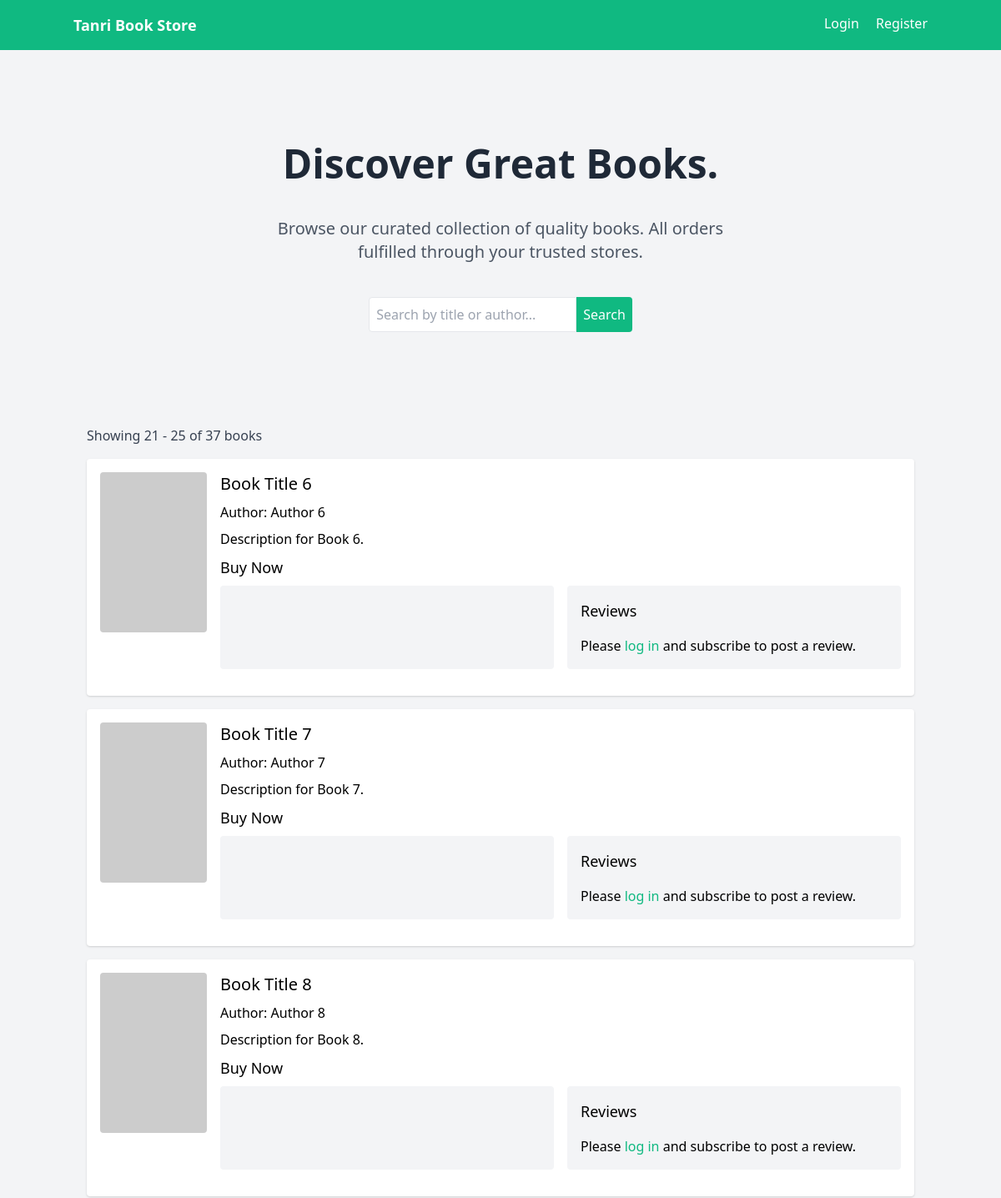
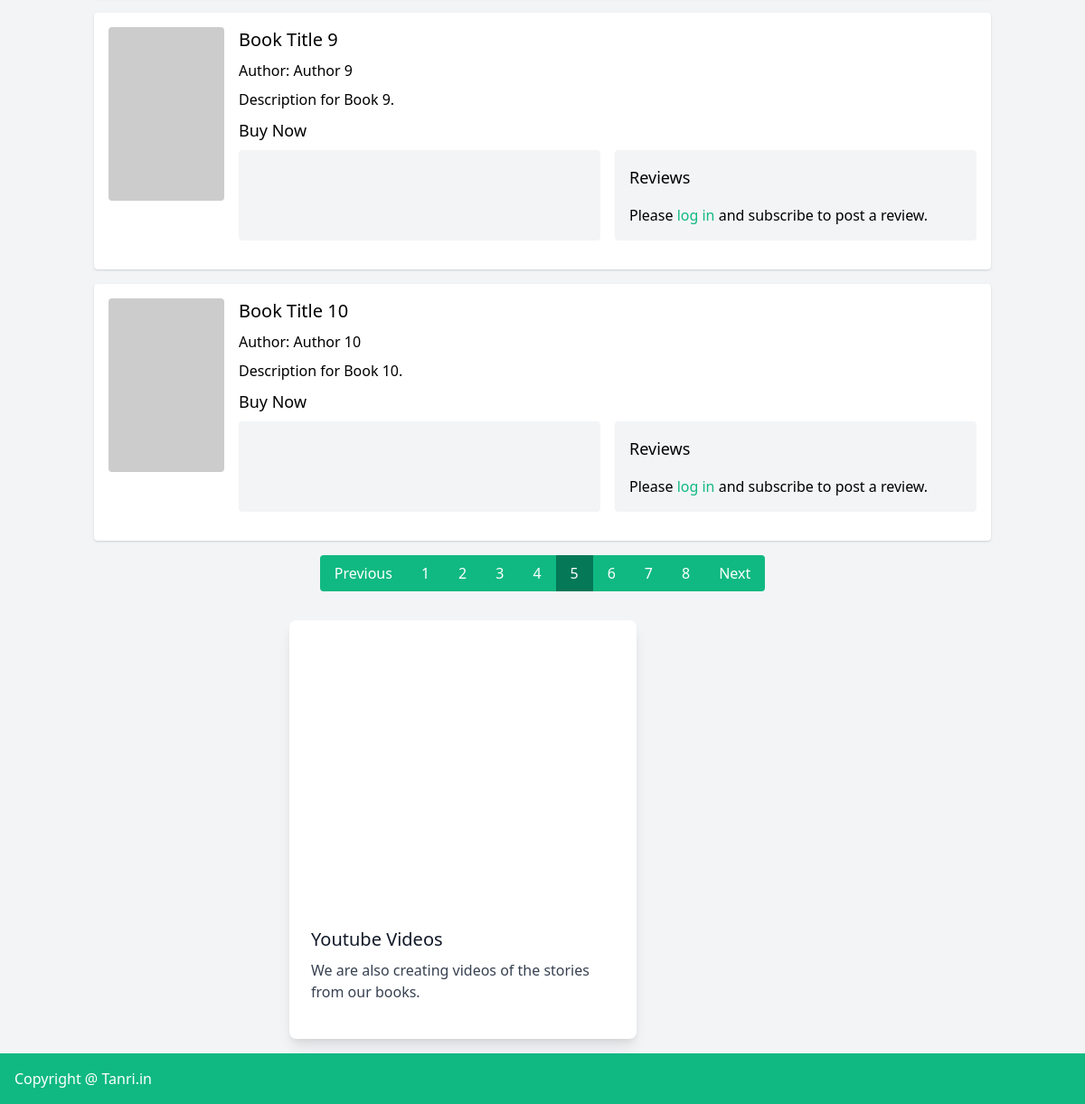
Page /?page=5&search= on the committed database (2 pictures, top to bottom).
### tables this page shows
CREATE TABLE books (
            id INTEGER PRIMARY KEY AUTOINCREMENT,
            title TEXT NOT NULL,
            author TEXT NOT NULL,
            image_url TEXT,
            description TEXT
        );

### book_aggregator.py (the view)
@app.route('/', methods=['GET', 'POST'])
def index():
    search_query = request.form.get('search', '') if request.method == 'POST' else request.args.get('search', '')
    page = request.args.get('page', 1, type=int)
    per_page = 5  # Number of books per page
    offset = (page - 1) * per_page
    with sqlite3.connect('books.db') as conn:
        c = conn.cursor()
        if search_query.strip():
            c.execute('SELECT COUNT(*) FROM books WHERE title LIKE ? OR author LIKE ?',
                     (f'%{search_query}%', f'%{search_query}%'))
        else:
            c.execute('SELECT COUNT(*) FROM books')
        total_books = c.fetchone()[0]
        total_pages = (total_books + per_page - 1) // per_page
        if search_query.strip():
            c.execute('SELECT * FROM books WHERE title LIKE ? OR author LIKE ? LIMIT ? OFFSET ?',
                     (f'%{search_query}%', f'%{search_query}%', per_page, offset))
        else:
            c.execute('SELECT * FROM books LIMIT ? OFFSET ?', (per_page, offset))
        books = c.fetchall()
        book_data = []
        for book in books:
            c.execute('SELECT * FROM book_stores WHERE book_id = ?', (book[0],))
            stores = c.fetchall()
            c.execute('SELECT r.*, u.username FROM reviews r JOIN users u ON r.user_id = u.id WHERE r.book_id = ?', (book[0],))
            reviews = c.fetchall()
            user_review = None
            if 'user_id' in session:
                c.execute('SELECT id, rating, comment FROM reviews WHERE book_id = ? AND user_id = ?', (book[0], session['user_id']))
                user_review = c.fetchone()
            book_data.append({'book': book, 'stores': stores, 'reviews': reviews, 'user_review': user_review})
    return render_template('index.html', books=book_data, search_query=search_query,
                          page=page, total_pages=total_pages, per_page=per_page, total_books=total_books)

### templates/index.html (shortened to what this page needs)
<!DOCTYPE html>
<html>
<head>
    <link href="https://cdn.jsdelivr.net/npm/tailwindcss@2.2.19/dist/tailwind.min.css" rel="stylesheet">
</head>
<body class="bg-gray-100">
    <nav class="bg-green-500 p-4">
        <div class="container mx-auto flex justify-between">
            <a href="{{ url_for('index') }}" class="text-white text-lg font-bold">Tanri Book Store</a>
            <div>
                {% if session.user_id %}
                    {% if session.is_admin %}
                        <a href="{{ url_for('admin') }}" class="text-white mr-4">Admin</a>
                    {% endif %}
                    <a href="{{ url_for('logout') }}" class="text-white">Logout</a>
                {% else %}
                    <a href="{{ url_for('login') }}" class="text-white mr-4">Login</a>
                    <a href="{{ url_for('register') }}" class="text-white">Register</a>
                {% endif %}
            </div>
        </div>
    </nav>
    <div class="container mx-auto p-4">
        <div class="dark:bg-gray-800">
            <div class="dark:bg-transparent">
                <div class="mx-auto flex flex-col items-center py-12 sm:py-24">
                    <div class="w-11/12 sm:w-2/3 lg:flex justify-center items-center flex-col mb-5 sm:mb-10">
                        <h1
                            class="text-4xl sm:text-5xl md:text-5xl lg:text-5xl xl:text-6xl text-center text-gray-800 dark:text-white font-black leading-10">
                            Discover Great
                            <span class="text-violet-800 dark:text-violet-500">Books.</span>
                        </h1>
                        <p class="mt-5 sm:mt-10 lg:w-10/12 text-gray-600 dark:text-gray-300 font-normal text-center text-xl">
                            Browse our curated collection of quality books. All orders fulfilled through your trusted stores.
                        </p>
                    </div>
                    <div class="flex w-11/12 md:w-8/12 xl:w-6/12">
                        <div class="flex rounded-md w-full  justify-center ">
                            <form method="POST" class="mb-4">
                                <div class="flex">
                                    <input type="text" name="search" placeholder="Search by title or author..." value="{{ search_query }}" class="border p-2 rounded-l w-full">
                                    <button type="submit" class="bg-green-500 text-white p-2 rounded-r">Search</button>
                                </div>
                            </form>
                        </div>
                    </div>
                </div>
            </div>
        </div>
        {% if books %}
            <p class="text-gray-700 mb-4">Showing {{ (page - 1) * per_page + 1 }} - {{ ((page - 1) * per_page + books|length) }} of {{ total_books }} books</p>
            {% for data in books %}
                <div class="bg-white p-4 rounded shadow mb-4 flex">
                    {% if data.book[3] %}
                        <img src="{{ data.book[3] }}" alt="{{ data.book[1] }} cover" class="w-32 h-48 object-cover mr-4 rounded">
                    {% else %}
                        <div class="w-32 h-48 bg-gray-200 mr-4 rounded flex items-center justify-center">No Image</div>
                    {% endif %}
                    <div class="flex-1">
                        <h3 class="text-xl mb-2">{{ data.book[1] }}</h3>
                        <p class="mb-2">Author: {{ data.book[2] }}</p>
                        <p class="mb-2">{{ data.book[4] }}</p>
                        <h4 class="text-lg mb-2">Buy Now</h4>
                        <div class="grid grid-cols-1 md:grid-cols-2 gap-4 mb-4">
                            <div class="bg-gray-100 p-4 rounded">
                            </div>
                            <div class="bg-gray-100 p-4 rounded">
                                <h4 class="text-lg mb-2">Reviews</h4>
                                {% if session.user_id %}
                                    {% if session.is_subscribed %}
                                        <h4 class="text-lg mt-4 mb-2">{{ 'Edit Your Review' if data.user_review else 'Add a Review' }}</h4>
                                        <form method="POST" action="{{ url_for('review', book_id=data.book[0]) }}">
                                            <select name="rating" class="border p-2 rounded w-full mb-2" required>
                                                {% for i in range(1, 6) %}
                                                    <option value="{{ i }}" {% if data.user_review and data.user_review[1] == i %}selected{% endif %}>{{ i }}
                                                        {% if i==1 %} &#11088; {% endif %}
                                                        {% if i==2 %} &#11088;&#11088; {% endif %}
                                                        {% if i==3 %} &#11088;&#11088;&#11088; {% endif %}
                                                        {% if i==4 %} &#11088;&#11088;&#11088;&#11088; {% endif %}
                                                        {% if i==5 %} &#11088;&#11088;&#11088;&#11088;&#11088; {% endif %}
                                                    </option>
                                                {% endfor %}
                                            </select>
                                            <textarea name="comment" placeholder="Your review..." class="border p-2 rounded w-full mb-2" required>{{ data.user_review[2] if data.user_review else '' }}</textarea>
                                            <button type="submit" class="bg-green-500 text-white p-2 rounded">{{ 'Update Review' if data.user_review else 'Submit Review' }}</button>
                                        </form>
                                    {% else %}
                                        <form method="POST" action="{{ url_for('subscribe') }}" class="mt-4">
                                            <button type="submit" class="bg-green-500 text-white p-2 rounded">Subscribe to Review</button>
                                        </form>
                                    {% endif %}
                                {% else %}
                                    <p class="mt-4">Please <a href="{{ url_for('login') }}" class="text-green-500">log in</a> and subscribe to post a review.</p>
                                {% endif %}
                            </div>
                        </div>
                    </div>
                </div>
                    {% endfor %}
            <div class="flex justify-center mt-4">
                {% if page > 1 %}
                    <a href="{{ url_for('index', page=page-1, search=search_query) }}" class="bg-green-500 text-white px-4 py-2 rounded-l hover:bg-green-600">Previous</a>
                {% endif %}
                {% for p in range(1, total_pages + 1) %}
                    {% if p == page %}
                        <span class="bg-green-700 text-white px-4 py-2">{{ p }}</span>
                    {% else %}
                        <a href="{{ url_for('index', page=p, search=search_query) }}" class="bg-green-500 text-white px-4 py-2 hover:bg-green-600">{{ p }}</a>
                    {% endif %}
                {% endfor %}
                {% if page < total_pages %}
                    <a href="{{ url_for('index', page=page+1, search=search_query) }}" class="bg-green-500 text-white px-4 py-2 rounded-r hover:bg-green-600">Next</a>
                {% endif %}
            </div>
        {% else %}
            <p class="text-gray-700">No books found matching your search.</p>
        {% endif %}
    </div>
    <section class="container bg-violet-100  p-4">
        <div class="flex justify-center">
            <div class="rounded-lg shadow-lg bg-white max-w-sm">
                <a href="#!">
                    <iframe width="100%" height="315" src="https://www.youtube.com/embed/9kjIdUJnkgo?si=q1dwB6FEOX78WiSg" title="YouTube video player" frameborder="0" allow="accelerometer; autoplay; clipboard-write; encrypted-media; gyroscope; picture-in-picture; web-share" allowfullscreen></iframe>
                </a>
                <div class="p-6">
                    <h5 class="text-gray-900 text-xl font-medium mb-2">Youtube Videos</h5>
                    <p class="text-gray-700 text-base mb-4">
                        We are also creating videos of the stories from our books.
                    </p>
                </div>
            </div>
        </div>
    </section>
    <footer  class="bg-green-500 p-4 text-white">
        <span class="justify-center">Copyright @ Tanri.in</span>
    </footer>
</body>
</html>

### rows in the picture
books: title "Book Title 6", author "Author 6", description "Description for Book 6."
books: title "Book Title 7", author "Author 7", description "Description for Book 7."
books: title "Book Title 8", author "Author 8", description "Description for Book 8."
books: title "Book Title 9", author "Author 9", description "Description for Book 9."
books: title "Book Title 10", author "Author 10", description "Description for Book 10."

### other values in the picture
{{ (page - 1) * per_page + 1 }} "21"
{{ ((page - 1) * per_page + books|length) }} "25"
{{ total_books }} "37"
{{ p }} "1" "2" "3" "4" "6" "7" "8"
{{ p }} "5"
